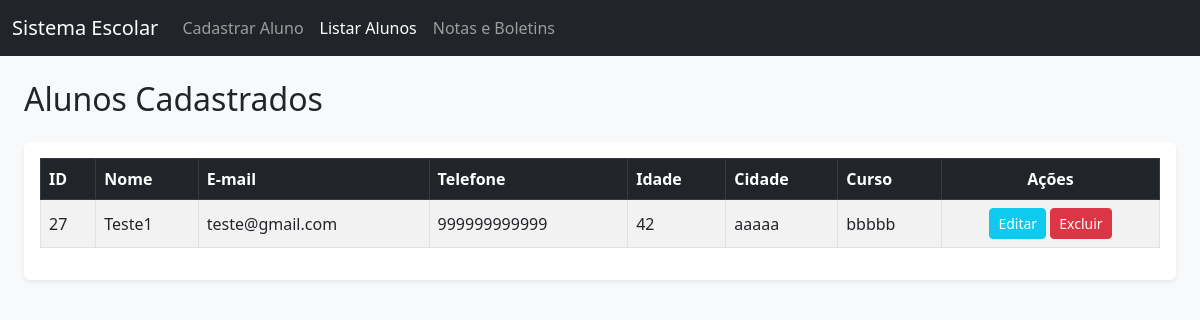
The page /Crud/listar.php on the database its author committed.
### tables this page shows
CREATE TABLE `usuarios` (
  `id` int(11) NOT NULL,
  `nome` varchar(150) NOT NULL,
  `email` varchar(100) NOT NULL,
  `telefone` varchar(20) NOT NULL,
  `idade` int(11) NOT NULL,
  `cidade` varchar(100) NOT NULL,
  `curso` varchar(100) NOT NULL
);

### Crud/listar.php (the view, shortened to what this page needs)
<?php
require 'conexao.php';
$resultado = $conn->query("SELECT * FROM usuarios ORDER BY id DESC");
?>
<!DOCTYPE html>
<html lang="pt-BR">
<head>
    <link href="https://cdn.jsdelivr.net/npm/bootstrap@5.3.0/dist/css/bootstrap.min.css" rel="stylesheet">
</head>
<body class="bg-light">
    <nav class="navbar navbar-expand-lg navbar-dark bg-dark mb-4">
        <div class="container-fluid">
            <a class="navbar-brand" href="index.php">Sistema Escolar</a>
            <div class="collapse navbar-collapse" id="navbarNav">
                <div class="navbar-nav">
                    <a class="nav-link" href="index.php">Cadastrar Aluno</a>
                    <a class="nav-link active" href="listar.php">Listar Alunos</a>
                    <a class="nav-link" href="notas_index.php">Notas e Boletins</a>
                </div>
            </div>
        </div>
    </nav>
    <div class="container-fluid px-4">
        <h2 class="mb-4">Alunos Cadastrados</h2>
        <div class="table-responsive shadow-sm bg-white p-3 rounded">
            <table class="table table-striped table-hover table-bordered align-middle">
                <thead class="table-dark">
                    <tr>
                        <th>ID</th>
                        <th>Nome</th>
                        <th>E-mail</th>
                        <th>Telefone</th>
                        <th>Idade</th>
                        <th>Cidade</th>
                        <th>Curso</th>
                        <th class="text-center">Ações</th>
                    </tr>
                </thead>
                <tbody>
                    <?php while ($linha = $resultado->fetch_assoc()): ?>
                    <tr>
                        <td><?= $linha['id'] ?></td>
                        <td><?= htmlspecialchars($linha['nome']) ?></td>
                        <td><?= htmlspecialchars($linha['email']) ?></td>
                        <td><?= htmlspecialchars($linha['telefone']) ?></td>
                        <td><?= $linha['idade'] ?></td>
                        <td><?= htmlspecialchars($linha['cidade']) ?></td>
                        <td><?= htmlspecialchars($linha['curso']) ?></td>
                        <td class="text-center">
                            <a href="editar.php?id=<?= $linha['id'] ?>" class="btn btn-sm btn-info text-white">Editar</a>
                            <a href="excluir.php?id=<?= $linha['id'] ?>" class="btn btn-sm btn-danger" onclick="return confirm('Tem certeza que deseja excluir?')">Excluir</a>
                        </td>
                    </tr>
                    <?php endwhile; ?>
                </tbody>
            </table>
        </div>
    </div>
</body>
</html>

### rows shown on the page
usuarios: id "27", nome "Teste1", email "teste@gmail.com", telefone "999999999999", idade "42", cidade "aaaaa", curso "bbbbb"
